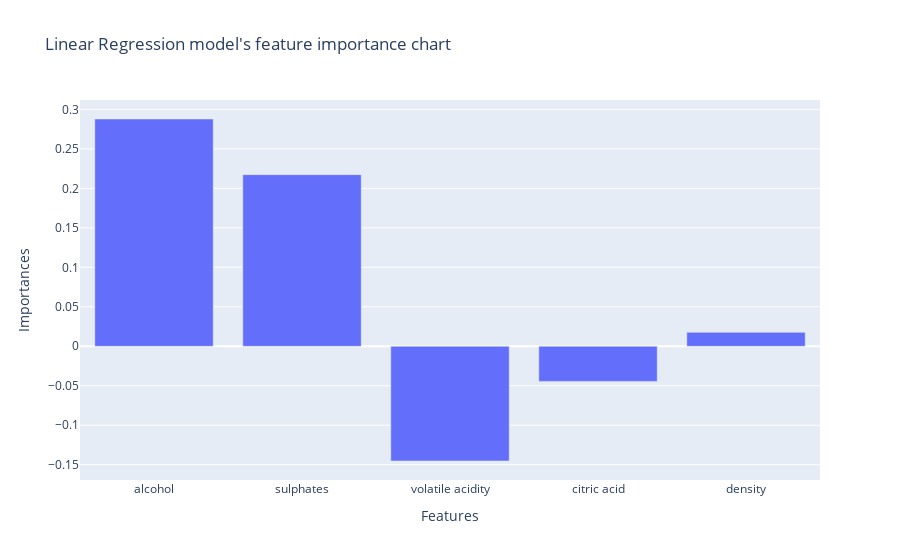
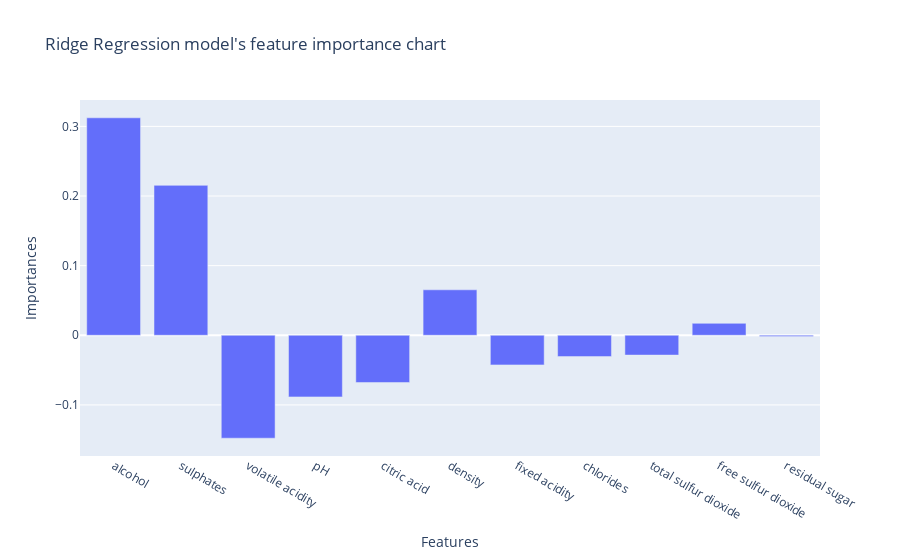

The cell these charts' notebook holds for them, in order:
### Code cell
#Graph comparison of both regression models
fig = px.bar(df, x='Feature', y='Importance', title='Linear Regression model\'s feature importance chart', labels={'Feature': 'Features', 'Importance': 'Importances'})
fig.show()
fig = px.bar(importance, x='Feature', y='Importance', title='Ridge Regression model\'s feature importance chart', labels={'Feature': 'Features', 'Importance': 'Importances'})
fig.show()

### Figure 1 — Plotly figure (JSON) as saved in the notebook; plotly's stock layout.template omitted (floating-point values rounded to 4 significant figures)
{"data": [{"alignmentgroup": "True", "hovertemplate": "Features=%{x}<br>Importances=%{y}<extra></extra>", "legendgroup": "", "marker": {"color": "#636efa", "pattern": {"shape": ""}}, "name": "", "offsetgroup": "", "orientation": "v", "showlegend": false, "textposition": "auto", "type": "bar", "x": ["alcohol", "sulphates", "volatile acidity", "citric acid", "density"], "xaxis": "x", "y": [0.2879, 0.2174, -0.1453, -0.04446, 0.01763], "yaxis": "y"}], "layout": {"barmode": "relative", "legend": {"tracegroupgap": 0}, "title": {"text": "Linear Regression model's feature importance chart"}, "xaxis": {"anchor": "y", "domain": [0, 1], "title": {"text": "Features"}}, "yaxis": {"anchor": "x", "domain": [0, 1], "title": {"text": "Importances"}}}}

### Figure 2 — Plotly figure (JSON) as saved in the notebook; plotly's stock layout.template omitted (floating-point values rounded to 4 significant figures)
{"data": [{"alignmentgroup": "True", "hovertemplate": "Features=%{x}<br>Importances=%{y}<extra></extra>", "legendgroup": "", "marker": {"color": "#636efa", "pattern": {"shape": ""}}, "name": "", "offsetgroup": "", "orientation": "v", "showlegend": false, "textposition": "auto", "type": "bar", "x": ["alcohol", "sulphates", "volatile acidity", "pH", "citric acid", "density", "fixed acidity", "chlorides", "total sulfur dioxide", "free sulfur dioxide", "residual sugar"], "xaxis": "x", "y": [0.3123, 0.2153, -0.1478, -0.0885, -0.06779, 0.06531, -0.04254, -0.03061, -0.02843, 0.01715, -0.001688], "yaxis": "y"}], "layout": {"barmode": "relative", "legend": {"tracegroupgap": 0}, "title": {"text": "Ridge Regression model's feature importance chart"}, "xaxis": {"anchor": "y", "domain": [0, 1], "title": {"text": "Features"}}, "yaxis": {"anchor": "x", "domain": [0, 1], "title": {"text": "Importances"}}}}
